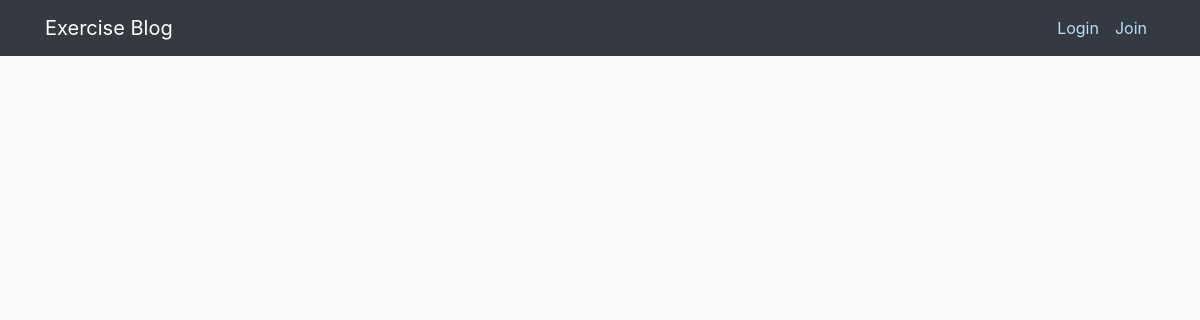
/home, run on an earlier commit of the app's database.
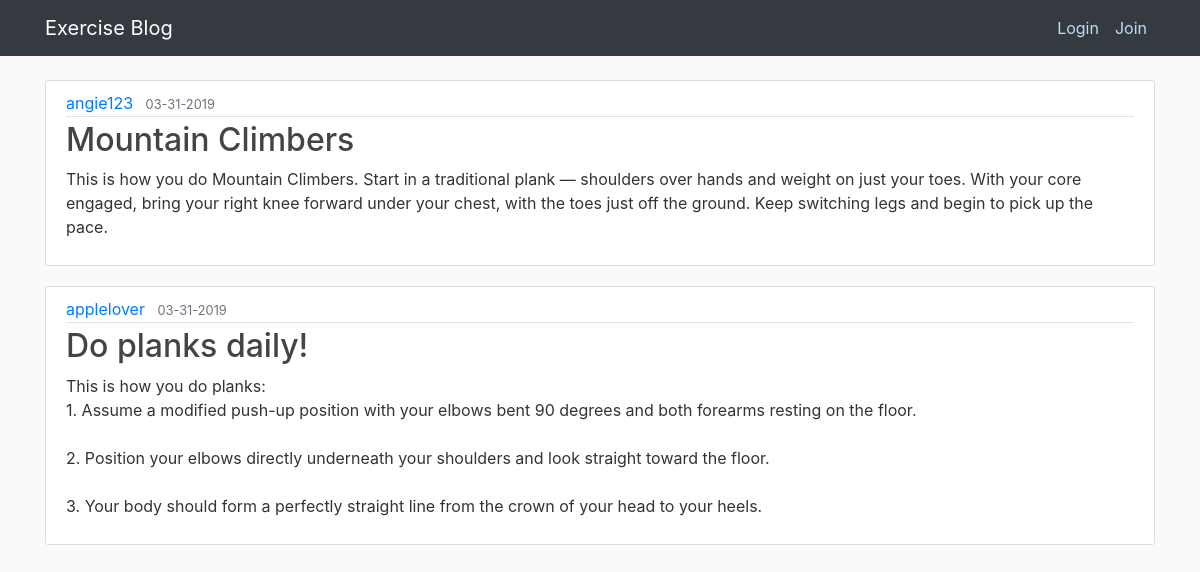
And on a later commit of the database.
### flaskblog/models.py (models this page shows, shortened)
class Post(db.Model):
    id = db.Column(db.Integer, primary_key=True)
    title = db.Column(db.String(100), nullable=False)
    date_posted = db.Column(db.DateTime, nullable=False, default=datetime.utcnow)
    content = db.Column(db.Text, nullable=False)
    user_id = db.Column(db.Integer, db.ForeignKey('user.id'), nullable=False)

class User(db.Model, UserMixin):
	id = db.Column(db.Integer, primary_key=True)
	username = db.Column(db.String(20), unique=True, nullable=False)
	email = db.Column(db.String(80), unique=True, nullable=False)
	password = db.Column(db.String(20), nullable=False)
	posts = db.relationship('Post', backref='author', lazy=True)

### flaskblog/routes.py (the view)
@app.route("/")
@app.route("/home")
def home():
	posts = Post.query.all()
	return render_template ('home.html', posts=posts)

### flaskblog/templates/home.html
{% extends "layout.html" %}
{% block content %}
	{% for post in posts %}
	<article class="media content-section">
	  <div class="media-body">
	    <div class="article-metadata">
	      <a class="mr-2" href="#">{{ post.author.username }}</a>
	      <small class="text-muted">{{ post.date_posted.strftime('%m-%d-%Y') }}</small>
	    </div>
	    <h2><a class="article-title" href="#">{{ post.title }}</a></h2>
	    <p class="article-content">{{ post.content }}</p>
	  </div>
	</article>
	{% endfor %}
{% endblock content %}

What changed in the data, as far as the page shows it:
added Post: author.username "angie123", date_posted "03-31-2019", title "Mountain Climbers", content "This is how you do Mountain Climbers. Start in a traditional plank — shoulders over hands and weight on just your toes. With your core engaged, bring your right knee forward under your chest, with the toes just off the ground. Keep switching legs and begin to pick up the pace."
added Post: author.username "applelover", date_posted "03-31-2019", title "Do planks daily!", content "This is how you do planks: 1. Assume a modified push-up position with your elbows bent 90 degrees and both forearms resting on the floor. 2. Position your elbows directly underneath your shoulders and look straight toward the floor. 3. Your body should form a perfectly straight line from the crown of your head to your heels."
